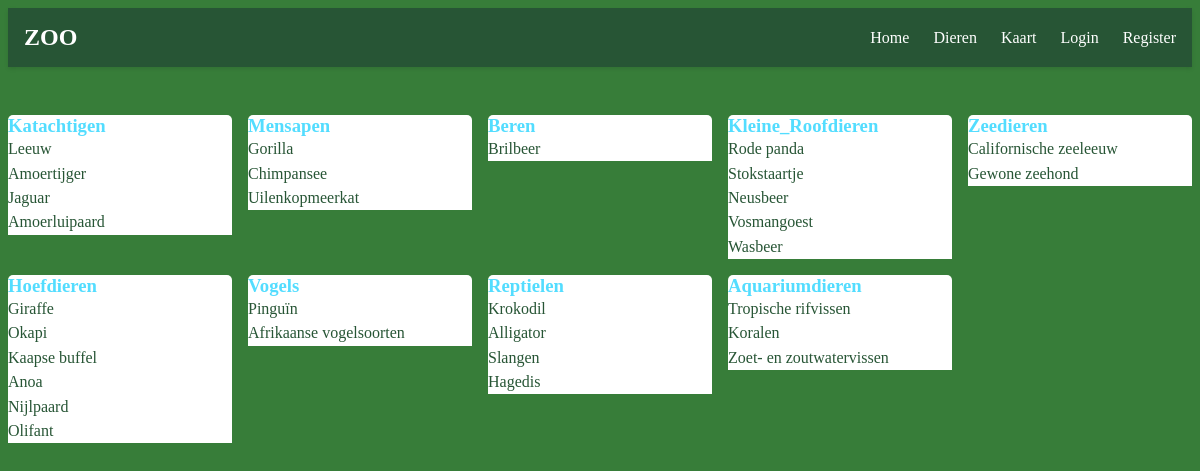
The page /Dieren on the database its author committed.
### tables this page shows
CREATE TABLE DIEREN (id INTEGER PRIMARY KEY AUTOINCREMENT, naam TEXT, beschrijving TEXT, categorie TEXT);

### app.py (the view)
@app.route("/Dieren")
def dieren():
    dieren = db.execute("SELECT * FROM DIEREN")
    categorieen = db.execute("SELECT * FROM CATEGORIEEN")
    return render_template("Dieren.html", categorieen=categorieen, dieren=dieren)

### templates/Dieren.html
{% extends "layout.html" %}
{% block content %}
<div class="dieren-grid">
  {% for categorie in ["Katachtigen", "Mensapen", "Beren", "Kleine_Roofdieren", "Zeedieren", "Hoefdieren", "Vogels", "Reptielen", "Aquariumdieren"] %}
  <div class="categorie-card">
    <h3>{{ categorie }}</h3>
    <ul>
      {% for dier in dieren %}
        {% if dier.categorie == categorie %}
          <li><a class="link" href="/dier/{{ dier.naam }}">{{ dier.naam }}</a></li>
        {% endif %}
      {% endfor %}
    </ul>
  </div>
  {% endfor %}
</div>
{% endblock %}

### templates/layout.html (shortened to what this page needs)
<!DOCTYPE html>
<html lang="nl">
<head>
    <link rel="stylesheet" href="/static/style.css">
</head>
<body>
    <nav class="navbar">
        <div class="nav-container">
            <h2 class="nav-title">ZOO</h2>
            <div class="nav-links">
                <a href="/">Home</a>
                <a href="/Dieren">Dieren</a>
                <a href="/Kaart">Kaart</a>
                {% if session.get('username') %}
                    <span class="user-welcome">Welkom, {{ session['username'] }}!</span>
                    <a href="/logout" class="nav-logout">Logout</a>
                {% else %}
                    <a href="/login">Login</a>
                    <a href="/register">Register</a>
                {% endif %}
            </div>
        </div>
    </nav>
    {% block content %}
    {% endblock %}
</body>
</html>

### static/style.css (style rules this page uses)
.link { text-decoration: none; color: rgb(39, 85, 53); font-weight: 500; transition: color 0.3s ease; }
body { background-color: rgb(55, 125, 57); }
.dieren-grid { display: grid; grid-template-columns: repeat(5, 1fr); gap: 1rem; padding: 1rem 0; }
.categorie-card h3 { margin: 0 0 0rem; border-top-left-radius: 5px; border-top-right-radius: 5px; color: rgb(83, 221, 255); background-color: white; border: 1px solid(83, 221, 255); }
.categorie-card ul { list-style: none; margin: 0; padding: 0; background-color: white; }
.categorie-card ul li { background-color: white; padding: 0.2rem 0; }
.navbar { background-color: rgb(39, 85, 53); padding: 1rem 0; box-shadow: 0 2px 4px rgba(0,0,0,0.1); margin-bottom: 2rem; }
.nav-container { max-width: 1200px; margin: 0 auto; padding: 0 1rem; display: flex; justify-content: space-between; align-items: center; }
.nav-title { margin: 0; color: white; font-size: 1.5rem; }
.nav-links { display: flex; gap: 1.5rem; align-items: center; }
.nav-links a { color: white; text-decoration: none; font-weight: 500; transition: color 0.3s ease; }

### rows shown on the page
DIEREN: naam "Leeuw"
DIEREN: naam "Amoertijger"
DIEREN: naam "Jaguar"
DIEREN: naam "Amoerluipaard"
DIEREN: naam "Gorilla"
DIEREN: naam "Chimpansee"
DIEREN: naam "Uilenkopmeerkat"
DIEREN: naam "Brilbeer"
DIEREN: naam "Rode panda"
DIEREN: naam "Stokstaartje"
DIEREN: naam "Neusbeer"
DIEREN: naam "Vosmangoest"
DIEREN: naam "Wasbeer"
DIEREN: naam "Californische zeeleeuw"
DIEREN: naam "Gewone zeehond"
DIEREN: naam "Giraffe"
DIEREN: naam "Okapi"
DIEREN: naam "Kaapse buffel"
DIEREN: naam "Anoa"
DIEREN: naam "Nijlpaard"
DIEREN: naam "Olifant"
DIEREN: naam "Pinguïn"
DIEREN: naam "Afrikaanse vogelsoorten"
DIEREN: naam "Krokodil"
DIEREN: naam "Alligator"
DIEREN: naam "Slangen"
DIEREN: naam "Hagedis"
DIEREN: naam "Tropische rifvissen"
DIEREN: naam "Koralen"
DIEREN: naam "Zoet- en zoutwatervissen"

### other values the page prints
{{ categorie }} "Katachtigen" "Mensapen" "Beren" "Kleine_Roofdieren" "Zeedieren" "Hoefdieren" "Vogels" "Reptielen" "Aquariumdieren"
